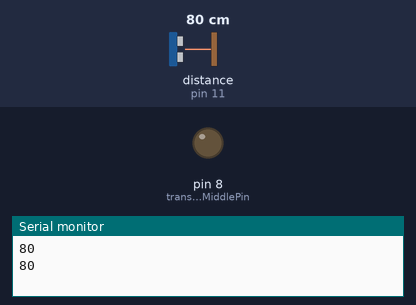
Recording of a sketch running on a simulated Arduino Uno, built with avr-gcc and run on an emulated ATmega328P. Shown: output pins drawn as LEDs (lit = HIGH), the last lines printed to the serial monitor. Wiring (inferred from the names in the program): ultrasonic range finder: trigger pin 12; echo pin 11. The inputs (shaded band) are chosen by the test bench; at power-on: distance to the obstacle (sensor on pin 11) 80 cm. The echo pulse lasts 58.3 µs per cm; pins used as bus, display or sensor lines are not drawn.

Above: at 1.8 s.
1.9 s: distance to the obstacle (sensor on pin 11) set to 15 cm
4.2 s: distance to the obstacle (sensor on pin 11) set to 11 cm
At 6.5 s:
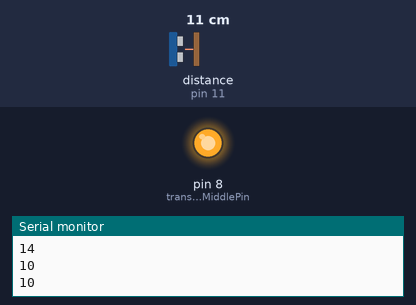
7.5 s: distance to the obstacle (sensor on pin 11) set to 18 cm
At 10.1 s:
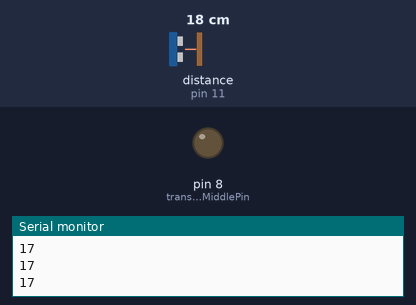
10.5 s: distance to the obstacle (sensor on pin 11) set to 2 cm
At 12.6 s:
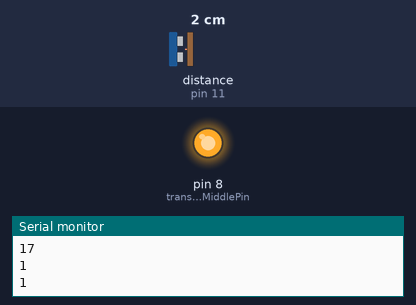
Timing chart, 0 to 14.1 s (numbered marks = the images above; inputs shaded):
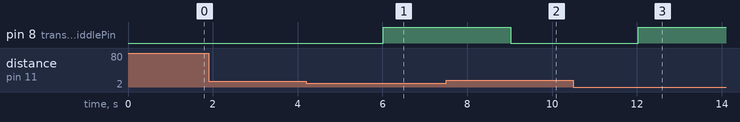

Measured:
- the behaviour switches between 13 and 12 cm on distance to the obstacle (sensor on pin 11) (found by bisection; images 0 and 1)
- after the input at 4.2 s, pin 8 (transistorMiddlePin): LOW → HIGH after 1.8 s
- after the input at 7.5 s, pin 8 (transistorMiddlePin): HIGH → LOW after 1.5 s
- after the input at 10.5 s, pin 8 (transistorMiddlePin): LOW → HIGH after 1.5 s

The sketch:

water_level.ino
```cpp
/* Ultrasonic Sensor */
int trigPin = 12;
int echoPin = 11;

/* Motor */
int transistorMiddlePin = 8;

void setup()
{
  Serial.begin(9600);

  /* Ultrasonic Sensor */
  pinMode(trigPin, OUTPUT);
  pinMode(echoPin, INPUT);

  /* Motor */
  pinMode(transistorMiddlePin, OUTPUT);
}

void loop()
{

  long distance = getDistance();

  long heightTank =15;
  long waterLevel = heightTank-distance;

  if(waterLevel <= 3)
    setMotorState(false);
  else
    setMotorState(true);
}

void setMotorState(bool state)
{
  if(state)
    digitalWrite(transistorMiddlePin, HIGH);
  else
    digitalWrite(transistorMiddlePin, LOW);
}

long getDistance()
{
  long t = 0, h = 0, hp = 0;

  // Transmitting pulse
  digitalWrite(trigPin, LOW);
  delayMicroseconds(2);
  digitalWrite(trigPin, HIGH);
  delayMicroseconds(10);
  digitalWrite(trigPin, LOW);

  // Waiting for pulse
  t = pulseIn(echoPin, HIGH);// t is length of pulse in microsecond
  //works on pulses from 10 microsecond to 3 min length

  // Calculating distance
  h = t / 58;//h is hight in CM //if need hight in inch then divide by 148

  //h = h - 6;  // offset correction
  //h = 50 - h;  // water height, 0 - 50 cm
  //hp = 2 * h;  // distance in %, 0-100 %


  // Sending to computer
  Serial.print(h);
  //Serial.print(hp);
  // Serial.print(" cm\n");
  Serial.print("\n");

  delay(1000);

  return h;
}
```
